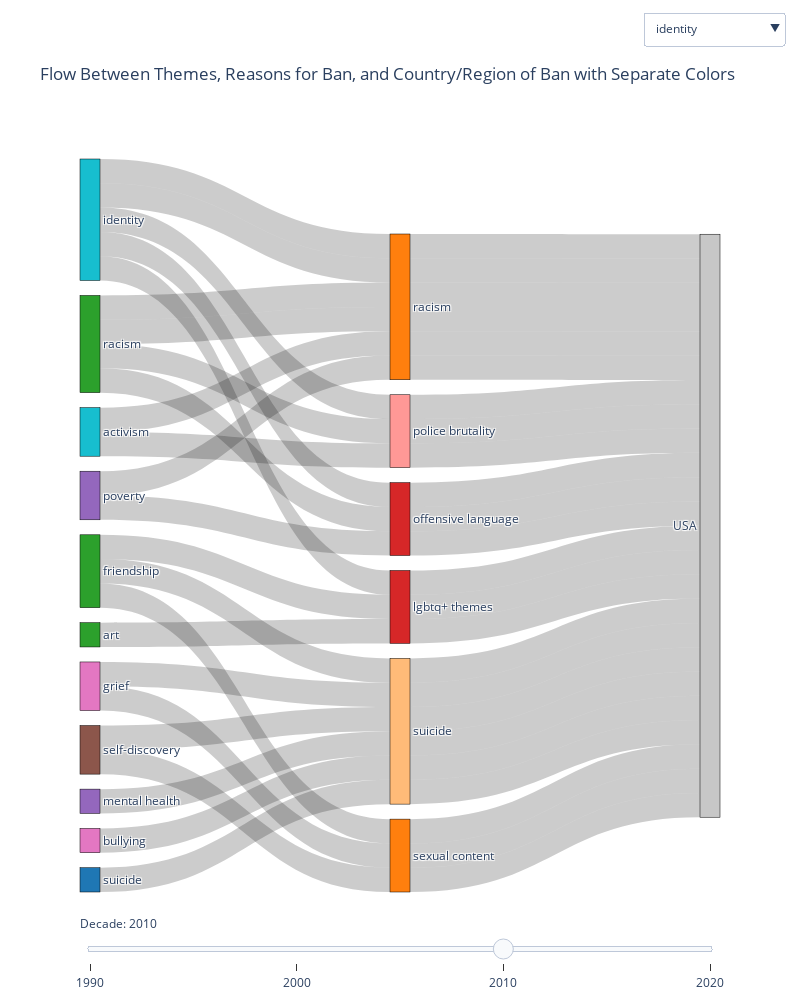

Notebook code for this chart:
### Markdown cell above
# Sankey Diagram:  show the flow between "Themes" and "Reasons for Ban" across decades, helping visualize connections between content and censorship.

### Code cell
# Extract unique labels for Themes, Reasons for Ban, and Country/Region of Ban
themes = df_expanded['Themes'].unique()  # Unique themes
reasons = df_expanded['Reason for Ban'].unique()  # Unique reasons
countries = df_expanded['Country/Region of Ban'].unique()  # Unique countries/regions

# Combine all labels for the nodes in Sankey
all_labels = list(themes) + list(reasons) + list(countries)

# Create index mappings for source-target relationships
theme_to_index = {theme: i for i, theme in enumerate(themes)}
reason_to_index = {reason: i + len(themes) for i, reason in enumerate(reasons)}
country_to_index = {country: i + len(themes) + len(reasons) for i, country in enumerate(countries)}

# Define color schemes for Themes, Reasons, and Countries
theme_colors = ['#1f77b4', '#2ca02c', '#17becf', '#9467bd', '#8c564b', '#e377c2'] * (len(themes) // 6 + 1)
reason_colors = ['#d62728', '#ff7f0e', '#bcbd22', '#ff9896', '#ffbb78'] * (len(reasons) // 5 + 1)
country_colors = ['#7f7f7f', '#c7c7c7', '#bdbdbd', '#b0b0b0', '#9e9e9e', '#a5a5a5'] * (len(countries) // 6 + 1)

# Combine the colors for nodes: Themes, Reasons, and Countries
node_colors = theme_colors[:len(themes)] + reason_colors[:len(reasons)] + country_colors[:len(countries)]

# Initialize lists for each decade (source, target, value for each decade)
source_by_decade = {}
target_by_decade = {}
value_by_decade = {}

# Populate source, target, and value for each decade
for decade in sorted(df_expanded['Decade'].unique()):
    source_by_decade[decade] = []
    target_by_decade[decade] = []
    value_by_decade[decade] = []
    
    for idx, row in df_expanded[df_expanded['Decade'] == decade].iterrows():
        theme = row['Themes']
        reason = row['Reason for Ban']
        country = row['Country/Region of Ban']
        
        # Append source, target, and value for theme-reason and reason-country pairs
        source_by_decade[decade].append(theme_to_index[theme])  # Theme index
        target_by_decade[decade].append(reason_to_index[reason])  # Reason index
        value_by_decade[decade].append(1)
        
        # Adding flow between Reason and Country/Region of Ban
        source_by_decade[decade].append(reason_to_index[reason])  # Reason index as source
        target_by_decade[decade].append(country_to_index[country])  # Country index as target
        value_by_decade[decade].append(1)

# Create the Sankey diagram and assign it to a variable
sankey_fig = go.Figure()

for decade in sorted(df_expanded['Decade'].unique()):
    sankey_fig.add_trace(go.Sankey(
        node=dict(
            pad=15,
            thickness=20,
            line=dict(color="black", width=0.5),
            label=all_labels,
            color=node_colors  # Apply the color scheme
        ),
        link=dict(
            source=source_by_decade[decade],  # Source nodes for the decade
            target=target_by_decade[decade],  # Target nodes for the decade
            value=value_by_decade[decade],    # Values for the flows
        ),
        visible=False  # Initially, all traces are hidden
    ))

# Make the first decade visible initially
sankey_fig.data[0].visible = True

# Define slider steps for each decade
slider_steps = [
    {'method': 'update', 'label': str(decade), 
     'args': [{'visible': [decade == d for d in sorted(df_expanded['Decade'].unique())]}]} 
    for decade in sorted(df_expanded['Decade'].unique())
]

# Add a slider to filter by Decade
sliders = [{
    'steps': slider_steps,
    'active': 0,
    'currentvalue': {'prefix': 'Decade: '}
}]
# Create a dropdown for Themes
theme_buttons = []
for theme in themes:
    # Make all decades for this theme visible
    visible_array = [False] * len(fig.data)
    
    for i, decade in enumerate(sorted(df_expanded['Decade'].unique())):
        visible_array[i] = True  # Make this theme's data for the current decade visible

    theme_buttons.append(dict(
        method='update',
        label=theme,
        args=[{'visible': visible_array}]  # Update the visibility array based on the theme
    ))
    
# Update layout to include the slider and dropdown
sankey_fig.update_layout(
    title_text="Flow Between Themes, Reasons for Ban, and Country/Region of Ban with Separate Colors",
    font_size=12,
    width=800,
    height=1000,
    sliders=sliders,  # Add the slider
     updatemenus=[{
        'buttons': theme_buttons,
        'direction': "down",
        'showactive': True,
        'x': 1.1,
        'y': 1.2,
        'xanchor': 'right',
        'yanchor': 'top'
    }]
)

# Display the figure with the assigned variable
sankey_fig.show()

### Figure 1 — Plotly figure (JSON) as saved in the notebook; plotly's stock layout.template omitted (floating-point values rounded to 4 significant figures)
{"data": [{"link": {"source": [0, 39, 0, 40, 1, 39, 1, 40, 2, 39, 2, 40, 3, 41, 3, 42, 4, 41, 4, 42, 5, 41, 5, 42, 6, 43, 7, 43, 8, 43, 9, 40, 9, 44, 10, 40, 10, 44, 8, 40, 8, 44, 11, 40, 11, 45, 12, 40, 12, 45, 13, 40, 13, 45], "target": [39, 57, 40, 57, 39, 57, 40, 57, 39, 57, 40, 57, 41, 58, 42, 58, 41, 58, 42, 58, 41, 58, 42, 58, 43, 59, 43, 59, 43, 59, 40, 58, 44, 58, 40, 58, 44, 58, 40, 58, 44, 58, 40, 58, 45, 58, 40, 58, 45, 58, 40, 58, 45, 58], "value": [1, 1, 1, 1, 1, 1, 1, 1, 1, 1, 1, 1, 1, 1, 1, 1, 1, 1, 1, 1, 1, 1, 1, 1, 1, 1, 1, 1, 1, 1, 1, 1, 1, 1, 1, 1, 1, 1, 1, 1, 1, 1, 1, 1, 1, 1, 1, 1, 1, 1, 1, 1, 1, 1]}, "node": {"color": ["#1f77b4", "#2ca02c", "#17becf", "#9467bd", "#8c564b", "#e377c2", "#1f77b4", "#2ca02c", "#17becf", "#9467bd", "#8c564b", "#e377c2", "#1f77b4", "#2ca02c", "#17becf", "#9467bd", "#8c564b", "#e377c2", "#1f77b4", "#2ca02c", "#17becf", "#9467bd", "#8c564b", "#e377c2", "#1f77b4", "#2ca02c", "#17becf", "#9467bd", "#8c564b", "#e377c2", "#1f77b4", "#2ca02c", "#17becf", "#9467bd", "#8c564b", "#e377c2", "#1f77b4", "#2ca02c", "#17becf", "#d62728", "#ff7f0e", "#bcbd22", "#ff9896", "#ffbb78", "#d62728", "#ff7f0e", "#bcbd22", "#ff9896", "#ffbb78", "#d62728", "#ff7f0e", "#bcbd22", "#ff9896", "#ffbb78", "#d62728", "#ff7f0e", "#bcbd22", "#7f7f7f", "#c7c7c7", "#bdbdbd", "#b0b0b0"], "label": ["violence", "consumerism", "alienation", "control", "conformity", "freedom of choice", "good vs. evil", "friendship", "identity", "mental health", "trauma", "race", "beauty", "self-worth", "revolution", "freedom", "family", "acceptance", "lgbtq+", "guilt", "redemption", "censorship", "knowledge", "grief", "justice", "racism", "activism", "poverty", "self-discovery", "bullying", "suicide", "art", "gender identity", "gender", "anti-racism", "history", "memory", "survival", "morality", "violence", "sexual content", "political content", "euthanasia", "witchcraft", "drug use", "racism", "political criticism", "graphic content", "homosexuality", "offensive language", "religious views", "anti-authoritarian views", "police brutality", "suicide", "lgbtq+ themes", "anti-racism", "holocaust", "Australia, Germany", "USA", "Multiple countries", "Iran, USA"], "line": {"color": "black", "width": 0.5}, "pad": 15, "thickness": 20}, "type": "sankey", "visible": false}, {"link": {"source": [8, 46, 8, 47, 14, 46, 14, 47, 15, 46, 15, 47, 16, 48, 17, 48, 18, 48, 19, 49, 19, 50, 20, 49, 20, 50, 7, 49, 7, 50, 21, 51, 22, 51, 15, 51, 23, 40, 16, 40, 24, 40], "target": [46, 60, 47, 60, 46, 60, 47, 60, 46, 60, 47, 60, 48, 58, 48, 58, 48, 58, 49, 58, 50, 58, 49, 58, 50, 58, 49, 58, 50, 58, 51, 58, 51, 58, 51, 58, 40, 58, 40, 58, 40, 58], "value": [1, 1, 1, 1, 1, 1, 1, 1, 1, 1, 1, 1, 1, 1, 1, 1, 1, 1, 1, 1, 1, 1, 1, 1, 1, 1, 1, 1, 1, 1, 1, 1, 1, 1, 1, 1, 1, 1, 1, 1, 1, 1]}, "node": {"color": ["#1f77b4", "#2ca02c", "#17becf", "#9467bd", "#8c564b", "#e377c2", "#1f77b4", "#2ca02c", "#17becf", "#9467bd", "#8c564b", "#e377c2", "#1f77b4", "#2ca02c", "#17becf", "#9467bd", "#8c564b", "#e377c2", "#1f77b4", "#2ca02c", "#17becf", "#9467bd", "#8c564b", "#e377c2", "#1f77b4", "#2ca02c", "#17becf", "#9467bd", "#8c564b", "#e377c2", "#1f77b4", "#2ca02c", "#17becf", "#9467bd", "#8c564b", "#e377c2", "#1f77b4", "#2ca02c", "#17becf", "#d62728", "#ff7f0e", "#bcbd22", "#ff9896", "#ffbb78", "#d62728", "#ff7f0e", "#bcbd22", "#ff9896", "#ffbb78", "#d62728", "#ff7f0e", "#bcbd22", "#ff9896", "#ffbb78", "#d62728", "#ff7f0e", "#bcbd22", "#7f7f7f", "#c7c7c7", "#bdbdbd", "#b0b0b0"], "label": ["violence", "consumerism", "alienation", "control", "conformity", "freedom of choice", "good vs. evil", "friendship", "identity", "mental health", "trauma", "race", "beauty", "self-worth", "revolution", "freedom", "family", "acceptance", "lgbtq+", "guilt", "redemption", "censorship", "knowledge", "grief", "justice", "racism", "activism", "poverty", "self-discovery", "bullying", "suicide", "art", "gender identity", "gender", "anti-racism", "history", "memory", "survival", "morality", "violence", "sexual content", "political content", "euthanasia", "witchcraft", "drug use", "racism", "political criticism", "graphic content", "homosexuality", "offensive language", "religious views", "anti-authoritarian views", "police brutality", "suicide", "lgbtq+ themes", "anti-racism", "holocaust", "Australia, Germany", "USA", "Multiple countries", "Iran, USA"], "line": {"color": "black", "width": 0.5}, "pad": 15, "thickness": 20}, "type": "sankey", "visible": false}, {"link": {"source": [25, 52, 25, 45, 26, 52, 26, 45, 8, 52, 8, 45, 8, 45, 8, 49, 27, 45, 27, 49, 25, 45, 25, 49, 7, 40, 7, 53, 23, 40, 23, 53, 28, 40, 28, 53, 9, 53, 29, 53, 30, 53, 8, 54, 31, 54, 7, 54], "target": [52, 58, 45, 58, 52, 58, 45, 58, 52, 58, 45, 58, 45, 58, 49, 58, 45, 58, 49, 58, 45, 58, 49, 58, 40, 58, 53, 58, 40, 58, 53, 58, 40, 58, 53, 58, 53, 58, 53, 58, 53, 58, 54, 58, 54, 58, 54, 58], "value": [1, 1, 1, 1, 1, 1, 1, 1, 1, 1, 1, 1, 1, 1, 1, 1, 1, 1, 1, 1, 1, 1, 1, 1, 1, 1, 1, 1, 1, 1, 1, 1, 1, 1, 1, 1, 1, 1, 1, 1, 1, 1, 1, 1, 1, 1, 1, 1]}, "node": {"color": ["#1f77b4", "#2ca02c", "#17becf", "#9467bd", "#8c564b", "#e377c2", "#1f77b4", "#2ca02c", "#17becf", "#9467bd", "#8c564b", "#e377c2", "#1f77b4", "#2ca02c", "#17becf", "#9467bd", "#8c564b", "#e377c2", "#1f77b4", "#2ca02c", "#17becf", "#9467bd", "#8c564b", "#e377c2", "#1f77b4", "#2ca02c", "#17becf", "#9467bd", "#8c564b", "#e377c2", "#1f77b4", "#2ca02c", "#17becf", "#9467bd", "#8c564b", "#e377c2", "#1f77b4", "#2ca02c", "#17becf", "#d62728", "#ff7f0e", "#bcbd22", "#ff9896", "#ffbb78", "#d62728", "#ff7f0e", "#bcbd22", "#ff9896", "#ffbb78", "#d62728", "#ff7f0e", "#bcbd22", "#ff9896", "#ffbb78", "#d62728", "#ff7f0e", "#bcbd22", "#7f7f7f", "#c7c7c7", "#bdbdbd", "#b0b0b0"], "label": ["violence", "consumerism", "alienation", "control", "conformity", "freedom of choice", "good vs. evil", "friendship", "identity", "mental health", "trauma", "race", "beauty", "self-worth", "revolution", "freedom", "family", "acceptance", "lgbtq+", "guilt", "redemption", "censorship", "knowledge", "grief", "justice", "racism", "activism", "poverty", "self-discovery", "bullying", "suicide", "art", "gender identity", "gender", "anti-racism", "history", "memory", "survival", "morality", "violence", "sexual content", "political content", "euthanasia", "witchcraft", "drug use", "racism", "political criticism", "graphic content", "homosexuality", "offensive language", "religious views", "anti-authoritarian views", "police brutality", "suicide", "lgbtq+ themes", "anti-racism", "holocaust", "Australia, Germany", "USA", "Multiple countries", "Iran, USA"], "line": {"color": "black", "width": 0.5}, "pad": 15, "thickness": 20}, "type": "sankey", "visible": true}, {"link": {"source": [32, 40, 32, 54, 18, 40, 18, 54, 17, 40, 17, 54, 33, 54, 11, 54, 8, 54, 25, 45, 25, 55, 34, 45, 34, 55, 35, 45, 35, 55, 10, 47, 10, 56, 36, 47, 36, 56, 37, 47, 37, 56, 25, 45, 25, 49, 24, 45, 24, 49, 38, 45, 38, 49], "target": [40, 58, 54, 58, 40, 58, 54, 58, 40, 58, 54, 58, 54, 58, 54, 58, 54, 58, 45, 58, 55, 58, 45, 58, 55, 58, 45, 58, 55, 58, 47, 58, 56, 58, 47, 58, 56, 58, 47, 58, 56, 58, 45, 58, 49, 58, 45, 58, 49, 58, 45, 58, 49, 58], "value": [1, 1, 1, 1, 1, 1, 1, 1, 1, 1, 1, 1, 1, 1, 1, 1, 1, 1, 1, 1, 1, 1, 1, 1, 1, 1, 1, 1, 1, 1, 1, 1, 1, 1, 1, 1, 1, 1, 1, 1, 1, 1, 1, 1, 1, 1, 1, 1, 1, 1, 1, 1, 1, 1]}, "node": {"color": ["#1f77b4", "#2ca02c", "#17becf", "#9467bd", "#8c564b", "#e377c2", "#1f77b4", "#2ca02c", "#17becf", "#9467bd", "#8c564b", "#e377c2", "#1f77b4", "#2ca02c", "#17becf", "#9467bd", "#8c564b", "#e377c2", "#1f77b4", "#2ca02c", "#17becf", "#9467bd", "#8c564b", "#e377c2", "#1f77b4", "#2ca02c", "#17becf", "#9467bd", "#8c564b", "#e377c2", "#1f77b4", "#2ca02c", "#17becf", "#9467bd", "#8c564b", "#e377c2", "#1f77b4", "#2ca02c", "#17becf", "#d62728", "#ff7f0e", "#bcbd22", "#ff9896", "#ffbb78", "#d62728", "#ff7f0e", "#bcbd22", "#ff9896", "#ffbb78", "#d62728", "#ff7f0e", "#bcbd22", "#ff9896", "#ffbb78", "#d62728", "#ff7f0e", "#bcbd22", "#7f7f7f", "#c7c7c7", "#bdbdbd", "#b0b0b0"], "label": ["violence", "consumerism", "alienation", "control", "conformity", "freedom of choice", "good vs. evil", "friendship", "identity", "mental health", "trauma", "race", "beauty", "self-worth", "revolution", "freedom", "family", "acceptance", "lgbtq+", "guilt", "redemption", "censorship", "knowledge", "grief", "justice", "racism", "activism", "poverty", "self-discovery", "bullying", "suicide", "art", "gender identity", "gender", "anti-racism", "history", "memory", "survival", "morality", "violence", "sexual content", "political content", "euthanasia", "witchcraft", "drug use", "racism", "political criticism", "graphic content", "homosexuality", "offensive language", "religious views", "anti-authoritarian views", "police brutality", "suicide", "lgbtq+ themes", "anti-racism", "holocaust", "Australia, Germany", "USA", "Multiple countries", "Iran, USA"], "line": {"color": "black", "width": 0.5}, "pad": 15, "thickness": 20}, "type": "sankey", "visible": false}], "layout": {"font": {"size": 12}, "height": 1000, "sliders": [{"active": 2, "currentvalue": {"prefix": "Decade: "}, "steps": [{"args": [{"visible": [true, false, false, false]}], "label": "1990", "method": "update"}, {"args": [{"visible": [false, true, false, false]}], "label": "2000", "method": "update"}, {"args": [{"visible": [false, false, true, false]}], "label": "2010", "method": "update"}, {"args": [{"visible": [false, false, false, true]}], "label": "2020", "method": "update"}]}], "title": {"text": "Flow Between Themes, Reasons for Ban, and Country/Region of Ban with Separate Colors"}, "updatemenus": [{"active": 8, "buttons": [{"args": [{"visible": [true, true, true, true]}], "label": "violence", "method": "update"}, {"args": [{"visible": [true, true, true, true]}], "label": "consumerism", "method": "update"}, {"args": [{"visible": [true, true, true, true]}], "label": "alienation", "method": "update"}, {"args": [{"visible": [true, true, true, true]}], "label": "control", "method": "update"}, {"args": [{"visible": [true, true, true, true]}], "label": "conformity", "method": "update"}, {"args": [{"visible": [true, true, true, true]}], "label": "freedom of choice", "method": "update"}, {"args": [{"visible": [true, true, true, true]}], "label": "good vs. evil", "method": "update"}, {"args": [{"visible": [true, true, true, true]}], "label": "friendship", "method": "update"}, {"args": [{"visible": [true, true, true, true]}], "label": "identity", "method": "update"}, {"args": [{"visible": [true, true, true, true]}], "label": "mental health", "method": "update"}, {"args": [{"visible": [true, true, true, true]}], "label": "trauma", "method": "update"}, {"args": [{"visible": [true, true, true, true]}], "label": "race", "method": "update"}, {"args": [{"visible": [true, true, true, true]}], "label": "beauty", "method": "update"}, {"args": [{"visible": [true, true, true, true]}], "label": "self-worth", "method": "update"}, {"args": [{"visible": [true, true, true, true]}], "label": "revolution", "method": "update"}, {"args": [{"visible": [true, true, true, true]}], "label": "freedom", "method": "update"}, {"args": [{"visible": [true, true, true, true]}], "label": "family", "method": "update"}, {"args": [{"visible": [true, true, true, true]}], "label": "acceptance", "method": "update"}, {"args": [{"visible": [true, true, true, true]}], "label": "lgbtq+", "method": "update"}, {"args": [{"visible": [true, true, true, true]}], "label": "guilt", "method": "update"}, {"args": [{"visible": [true, true, true, true]}], "label": "redemption", "method": "update"}, {"args": [{"visible": [true, true, true, true]}], "label": "censorship", "method": "update"}, {"args": [{"visible": [true, true, true, true]}], "label": "knowledge", "method": "update"}, {"args": [{"visible": [true, true, true, true]}], "label": "grief", "method": "update"}, {"args": [{"visible": [true, true, true, true]}], "label": "justice", "method": "update"}, {"args": [{"visible": [true, true, true, true]}], "label": "racism", "method": "update"}, {"args": [{"visible": [true, true, true, true]}], "label": "activism", "method": "update"}, {"args": [{"visible": [true, true, true, true]}], "label": "poverty", "method": "update"}, {"args": [{"visible": [true, true, true, true]}], "label": "self-discovery", "method": "update"}, {"args": [{"visible": [true, true, true, true]}], "label": "bullying", "method": "update"}, {"args": [{"visible": [true, true, true, true]}], "label": "suicide", "method": "update"}, {"args": [{"visible": [true, true, true, true]}], "label": "art", "method": "update"}, {"args": [{"visible": [true, true, true, true]}], "label": "gender identity", "method": "update"}, {"args": [{"visible": [true, true, true, true]}], "label": "gender", "method": "update"}, {"args": [{"visible": [true, true, true, true]}], "label": "anti-racism", "method": "update"}, {"args": [{"visible": [true, true, true, true]}], "label": "history", "method": "update"}, {"args": [{"visible": [true, true, true, true]}], "label": "memory", "method": "update"}, {"args": [{"visible": [true, true, true, true]}], "label": "survival", "method": "update"}, {"args": [{"visible": [true, true, true, true]}], "label": "morality", "method": "update"}], "direction": "down", "showactive": true, "x": 1.1, "xanchor": "right", "y": 1.2, "yanchor": "top"}], "width": 800}}
